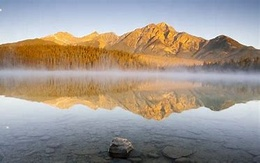
%> input picture OIP-C.jpg, 260 x 163 px, shrunk from 373 x 234 before the run
$ octave text1111.m   (GNU Octave 9; MATLAB toolbox functions it lacks are replaced by stand-ins)
%> lines starting %> are read from the running program, lines starting %| are printed output that depends on the picture
%> further down, img is the input picture: size 163x260x3 uint8; mean R, G, B 159.3, 149.9, 141.5
### grey_image_generate.m
%Gray(i,j)=0.299∗R(i,j)+0.578∗G(i,j)+0.114∗B(i,j)
%由于人眼对绿色的敏感最高，对蓝色敏感最低
function grey_image=grey_image_generate(picture)
    imR=im2double(picture(:,:,1));
    imG=im2double(picture(:,:,2));
    imB=im2double(picture(:,:,3));
    grey=round((0.587*imR+0.299*imG+0.114*imB)*255);
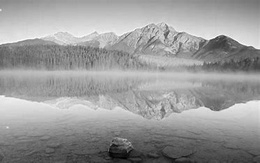
%> grey: size 163x260 double; min 0, max 254, mean 154.5
    grey_image=picture(:,:,1);
    grey_image(:,:,1)=grey;
    %grey_image(:,:,2)=grey;
    %grey_image(:,:,3)=grey;
end

### calculateLBP.m
function [lbp_hist] = calculateLBP(image, radius, neighbors,state)%可以为1   8
%> called with radius = 1, neighbors = 8, state = 1
    % 将图像转换为灰度图
    grayImage = image;

    % 获取图像的高度和宽度
    [m, n] = size(grayImage);
%> m = 163; n = 260

    % 创建一个与输入图像大小相同的零矩阵，用于存储LBP特征
    lbpImage = zeros(m, n);

    % 遍历图像中的每个像素
    for i = 1:m
        for j = 1:n
            % 获取当前像素的灰度值
            center = grayImage(i, j);

            % 初始化LBP值
            lbp = 0;

            % 计算每个邻域的LBP值
            for k = 1:neighbors
                % 计算邻域像素的坐标
                x = round(i + radius * cos(2 * pi * (k - 1) / neighbors));
                y = round(j - radius * sin(2 * pi * (k - 1) / neighbors));

                % 检查坐标是否在图像边界内
                if x >= 1 && x <= m && y >= 1 && y <= n
                    neighbor = grayImage(x, y);
                    if neighbor > center
                        lbp = lbp + 2^(k - 1);
                    end
                end
            end

            % 将LBP值存储在LBP图像矩阵中
            lbpImage(i, j) = lbp;
        end
    end
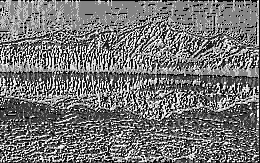
%> lbpImage: size 163x260 double; min 0, max 255, mean 116.6
%> after the loop, neighbor = 62

    % 计算LBP特征的直方图
    lbp_hist = histcounts(lbpImage(:), 2^neighbors - 1);
%> lbp_hist = 255 values, max 3943 at index 132, min 2 at index 171, mean 166.2
    % 归一化直方图
    lbp_hist = lbp_hist / numel(image);
%> lbp_hist = 255 values, max 0.093 at index 132, min 4.72e-05 at index 171, mean 0.00392
    if state==1
        bar(lbp_hist);
        title('LBP Histogram');
        xlabel('LBP Value');
        ylabel('Frequency');
    end
end

### calculateHOG.m
 function features = calculateHOG(image)%可以为1   8
   I_gray = image;
    % 计算水平和垂直梯度
    Gx = imfilter(double(I_gray), [-1 0 1], 'replicate');
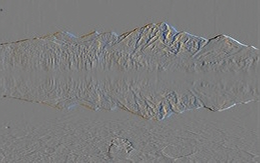
%> Gx: size 163x260x3 double; mean R, G, B -0.1, 0, 0; drawn with min black and max white
    Gy = imfilter(double(I_gray), [-1; 0; 1], 'replicate');
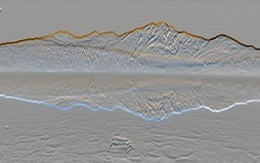
%> Gy: size 163x260x3 double; mean R, G, B -0.9, -1.2, -1.6; drawn with min black and max white
    % 计算梯度的合成幅度和方向
    Mag = sqrt(Gx.^2 + Gy.^2);
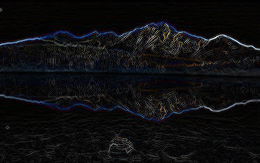
%> Mag: size 163x260x3 double; mean R, G, B 14.5, 14.6, 16.3
    Theta = atan2(Gy, Gx);
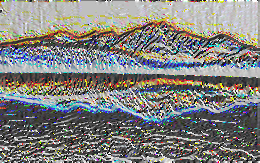
%> Theta: size 163x260x3 double; mean R, G, B 0.0503, 0.0541, -0.0105; drawn with min black and max white

    % 设置直方图的bin数
    numBins = 9;
    % 初始化直方图
    h = zeros(1, numBins);
    for pixelIdx = 1:numel(Mag)
        binIndex = floor((Theta(pixelIdx) + pi) / (2*pi) * numBins) + 1;
        % 确保binIndex在正确的范围内
        if binIndex > numBins
            binIndex = numBins;
        elseif binIndex < 1
            binIndex = 1;
        end
        h(binIndex) = h(binIndex) + Mag(pixelIdx);
    end
%> this loop made 127140 passes
%> after the loop, h = [118931.8 298573.8 406467.7 172890.7 101888.5 156502 334995.7 223888.7 110838.1]
    h=h/10000;
%> h = [11.89 29.86 40.65 17.29 10.19 15.65 33.5 22.39 11.08]
    % 归一化直方图
    features=h/sum(h);
%> features = [0.0618 0.155 0.211 0.0898 0.0529 0.0813 0.174 0.116 0.0576]
    figure;
    hist(features);
    title('HOG示例');
end

### text1111.m

clear

img = imread("OIP-C.jpg"); %读取输入图片的数据
A=grey_image_generate(img);

calculateLBP(A,1,8,1);
calculateHOG(img);
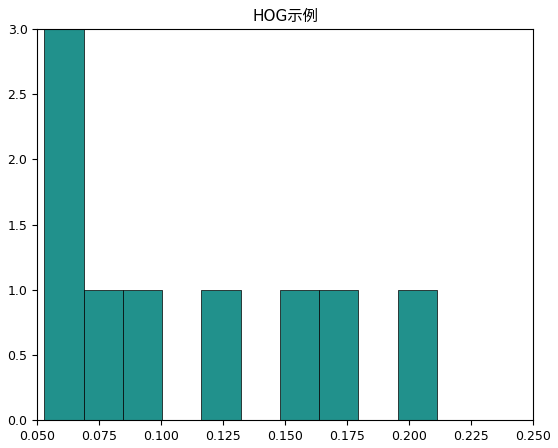
%> figure redrawn from the program's plot data; tallest bar 3 high, from x = 0.0529 to 0.0688
